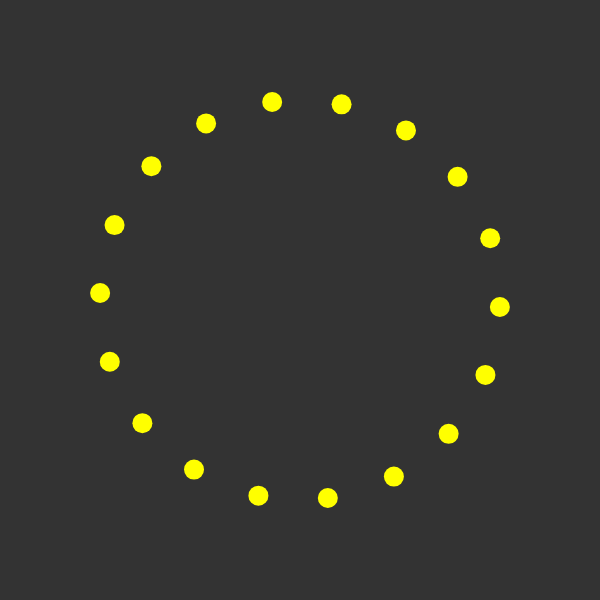
Frame 1 (no input)
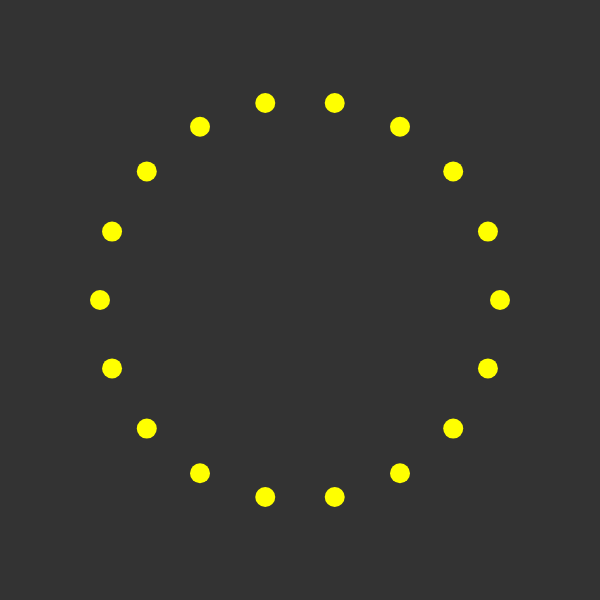
Frame 60 (no input)
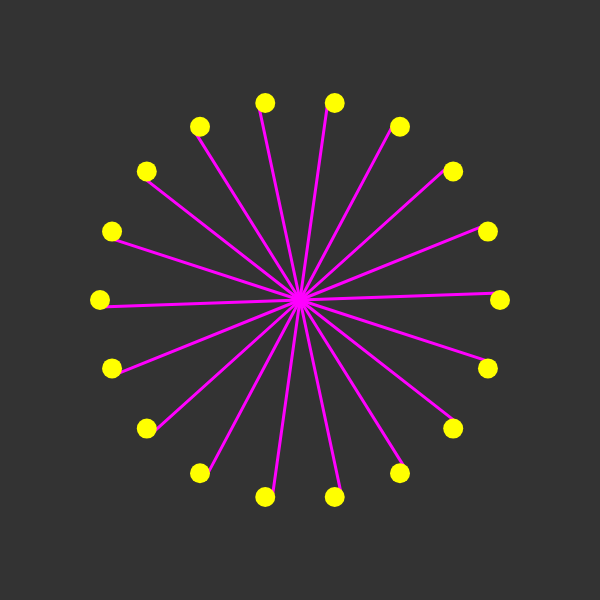
Frame 120 (the mouse pressed at the canvas centre since frame 60)

The p5.js sketch that drew these frames (run headless with seeded random() and noise() and a simulated clock; from frame 60 on, the mouse is pressed at the canvas centre):

// p5.js sketch
// ── sketch.js

var circles = [];
var connections = [];


function setup() {
  createCanvas(600,600);
  createCircles();
}

function draw() {
  background(51);
  UpdateAndShow();
}


function mousePressed() {
  for (var i = 0; i < circles.length; i++) {
    connections.push(new Connection(mouseX,mouseY,circles[i]));
  }
}





function createCircles() {
  for (var i = 0; i < 18; i++) {
    circles.push(new Circle(i*20));
  }
}

function UpdateAndShow() {
  for (var i = 0; i < connections.length; i++) {
    connections[i].show();
  }

  for (var i = 0; i < circles.length; i++) {
    circles[i].update();
    circles[i].show();
  }
}

// ── circle.js
function Circle(angle) {
  this.x;
  this.y;
  this.r = 20;
  this.angle = angle;

  this.update = function() {
    this.angle += 2;
    this.x = width/2 + 10*(this.r*cos(radians(this.angle)));
    this.y = height/2 + 10*(this.r*sin(radians(this.angle)));
  }

  this.show = function() {
    fill(255,255,0);
    noStroke();
    ellipse(this.x,this.y,this.r);
  }
}

// ── connection.js
function Connection(x,y,circle) {
  this.x = x;
  this.y = y;
  this.circle = circle;

  this.show = function() {
    stroke(255,0,255);
    strokeWeight(3);
    line(this.x,this.y,this.circle.x,this.circle.y);
  }
}
